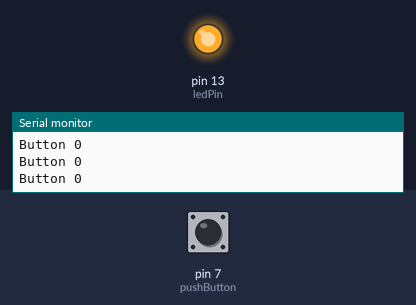
Bench run of a sketch on a simulated Arduino Uno, built with avr-gcc and run on an emulated ATmega328P. Parts: output pins drawn as LEDs (lit = HIGH), the last lines printed to the serial monitor. The test bench sets the inputs (shaded band); at power-on: pin 7 (pushButton) LOW.

Above: at 1.2 s.
1.3 s: pin 7 (pushButton) pulled HIGH for 0.25 s
At 1.5 s:
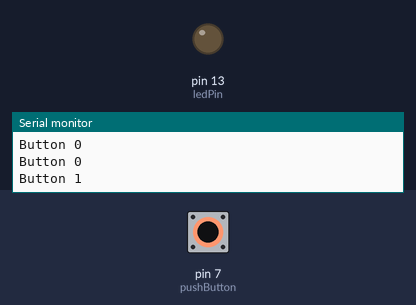
3.1 s: pin 7 (pushButton) pulled HIGH for 3.2 s
At 7.3 s:
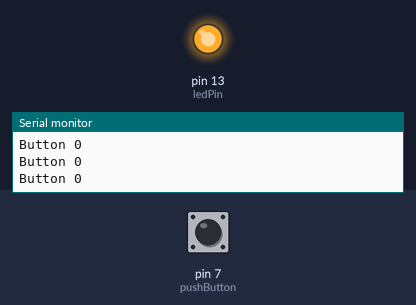
Timing chart, 0 to 8.8 s (numbered marks = the images above; inputs shaded):
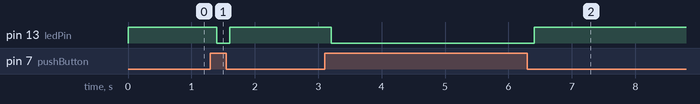

Measured:
- after the input at 1.3 s, pin 13 (ledPin): HIGH → LOW after 0.10 s, → HIGH 0.20 s later
- after the input at 3.1 s, pin 13 (ledPin): HIGH → LOW after 0.10 s, → HIGH 3.2 s later

The sketch:

pushbutton.ino
```cpp
int pushButton = 7;
int ledPin = 13;

void setup(){

	Serial.begin(9600);
	pinMode(ledPin, OUTPUT);
	pinMode(pushButton,INPUT);

}

void loop(){

	Serial.println( );

	if(digitalRead(pushButton) == HIGH) {

	  	Serial.println("Button 1");
	    digitalWrite(ledPin, LOW);

	} else {

		Serial.println("Button 0");
		digitalWrite(ledPin, HIGH);

	}

  delay(200);

}
```
